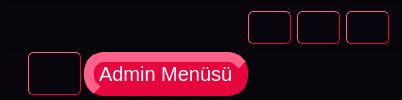
     <widget class="QFrame" name="frame">
      <property name="styleSheet">
       <string notr="true">background-color: rgb(9,5,13);</string>
      </property>
      <property name="frameShape">
       <enum>QFrame::StyledPanel</enum>
      </property>
      <property name="frameShadow">
       <enum>QFrame::Raised</enum>
      </property>
      <layout class="QVBoxLayout" name="verticalLayout_2">
       <property name="spacing">
        <number>0</number>
       </property>
       <property name="leftMargin">
        <number>0</number>
       </property>
       <property name="topMargin">
        <number>0</number>
       </property>
       <property name="rightMargin">
        <number>0</number>
       </property>
       <property name="bottomMargin">
        <number>0</number>
       </property>
       <item>
        <widget class="QFrame" name="frameUst">
         <property name="styleSheet">
          <string notr="true"/>
         </property>
         <property name="frameShape">
          <enum>QFrame::StyledPanel</enum>
         </property>
         <property name="frameShadow">
          <enum>QFrame::Raised</enum>
         </property>
         <layout class="QVBoxLayout" name="verticalLayout_12">
          <property name="spacing">
           <number>0</number>
          </property>
          <property name="leftMargin">
           <number>0</number>
          </property>
          <property name="topMargin">
           <number>0</number>
          </property>
          <property name="rightMargin">
           <number>0</number>
          </property>
          <property name="bottomMargin">
           <number>0</number>
          </property>
          <item alignment="Qt::AlignRight">
           <widget class="QFrame" name="frameUstIcon">
            <property name="frameShape">
             <enum>QFrame::StyledPanel</enum>
            </property>
            <property name="frameShadow">
             <enum>QFrame::Raised</enum>
            </property>
            <layout class="QHBoxLayout" name="horizontalLayout_5">
             <property name="leftMargin">
              <number>0</number>
             </property>
             <property name="topMargin">
              <number>5</number>
             </property>
             <property name="rightMargin">
              <number>10</number>
             </property>
             <property name="bottomMargin">
              <number>0</number>
             </property>
             <item>
              <widget class="QPushButton" name="btnKucult">
               <property name="styleSheet">
                <string notr="true">QPushButton {
image: url(:/Ikonlar/Ikonlar/kucult.png);
border-color: rgb(231, 5, 62);
border-width: 1px;
border-style: outset;
border-radius: 5px;
padding: 3px;
width:35px;
height:25px
}

QPushButton:hover {
background-color: qlineargradient(spread:pad, x1:0, y1:1, x2:0, y2:0, stop:0 rgb(41, 128, 185), stop:1 rgb(52, 152, 219));
}

QPushButton:pressed{
border-style: inset;
}</string>
               </property>
               <property name="text">
                <string/>
               </property>
               <property name="iconSize">
                <size>
                 <width>16</width>
                 <height>16</height>
                </size>
               </property>
               <property name="checkable">
                <bool>false</bool>
               </property>
              </widget>
             </item>
             <item>
              <widget class="QPushButton" name="btnGenislet">
               <property name="styleSheet">
                <string notr="true">QPushButton {
image: url(:/Ikonlar/Ikonlar/genislet.png);
border-color: rgb(231, 5, 62);
border-width: 1px;
border-style: outset;
border-radius: 5px;
padding: 3px;
width:35px;
height:25px;
}

QPushButton:hover {
background-color: qlineargradient(spread:pad, x1:0, y1:1, x2:0, y2:0, stop:0 rgb(41, 128, 185), stop:1 rgb(52, 152, 219));
}

QPushButton:pressed{
border-style: inset;
}</string>
               </property>
               <property name="text">
                <string/>
               </property>
              </widget>
             </item>
             <item>
              <widget class="QPushButton" name="btnKapat">
               <property name="styleSheet">
                <string notr="true">QPushButton {
image: url(:/Ikonlar/Ikonlar/kapat.png);
border-color: rgb(231, 5, 62);
border-width: 1px;
border-style: outset;
border-radius: 5px;
padding: 3px;
width:35px;
height:25px
}

QPushButton:hover {
background-color: rgb(255, 0, 0);
}

QPushButton:pressed{
border-style: inset;
}</string>
               </property>
               <property name="text">
                <string/>
               </property>
              </widget>
             </item>
            </layout>
           </widget>
          </item>
         </layout>
        </widget>
       </item>
       <item>
        <widget class="QFrame" name="frameUst_2">
         <property name="styleSheet">
          <string notr="true"/>
         </property>
         <property name="frameShape">
          <enum>QFrame::StyledPanel</enum>
         </property>
         <property name="frameShadow">
          <enum>QFrame::Raised</enum>
         </property>
         <layout class="QHBoxLayout" name="horizontalLayout_6">
          <property name="spacing">
           <number>0</number>
          </property>
          <property name="leftMargin">
           <number>0</number>
          </property>
          <property name="topMargin">
           <number>0</number>
          </property>
          <property name="rightMargin">
           <number>150</number>
          </property>
          <property name="bottomMargin">
           <number>0</number>
          </property>
          <item alignment="Qt::AlignLeft">
           <widget class="QFrame" name="frameBtnGeri">
            <property name="frameShape">
             <enum>QFrame::StyledPanel</enum>
            </property>
            <property name="frameShadow">
             <enum>QFrame::Raised</enum>
            </property>
            <layout class="QVBoxLayout" name="verticalLayout_9">
             <property name="spacing">
              <number>0</number>
             </property>
             <property name="leftMargin">
              <number>25</number>
             </property>
             <property name="topMargin">
              <number>0</number>
             </property>
             <property name="rightMargin">
              <number>0</number>
             </property>
             <property name="bottomMargin">
              <number>0</number>
             </property>
             <item>
              <widget class="QPushButton" name="btnGeri">
               <property name="styleSheet">
                <string notr="true">QPushButton {
image: url(:/Ikonlar/Ikonlar/geri.png);
border-color: rgb(231, 5, 62);
border-width: 1px;
border-style: outset;
border-radius: 5px;
padding: 3px;
width:45px;
height:35px
}

QPushButton:hover {
background-color: qlineargradient(spread:pad, x1:0, y1:1, x2:0, y2:0, stop:0 rgb(41, 128, 185), stop:1 rgb(52, 152, 219));
}

QPushButton:pressed{
border-style: inset;
}</string>
               </property>
               <property name="text">
                <string/>
               </property>
              </widget>
             </item>
            </layout>
           </widget>
          </item>
          <item alignment="Qt::AlignLeft">
           <widget class="QFrame" name="frameLabel">
            <property name="frameShape">
             <enum>QFrame::StyledPanel</enum>
            </property>
            <property name="frameShadow">
             <enum>QFrame::Raised</enum>
            </property>
            <layout class="QVBoxLayout" name="verticalLayout_10">
             <property name="spacing">
              <number>0</number>
             </property>
             <property name="leftMargin">
              <number>0</number>
             </property>
             <property name="topMargin">
              <number>0</number>
             </property>
             <property name="rightMargin">
              <number>0</number>
             </property>
             <property name="bottomMargin">
              <number>0</number>
             </property>
             <item alignment="Qt::AlignLeft">
              <widget class="QFrame" name="frame_10">
               <property name="frameShape">
                <enum>QFrame::StyledPanel</enum>
               </property>
               <property name="frameShadow">
                <enum>QFrame::Raised</enum>
               </property>
               <layout class="QVBoxLayout" name="verticalLayout_11">
                <property name="spacing">
                 <number>0</number>
                </property>
                <property name="leftMargin">
                 <number>0</number>
                </property>
                <property name="topMargin">
                 <number>0</number>
                </property>
                <property name="rightMargin">
                 <number>0</number>
                </property>
                <property name="bottomMargin">
                 <number>0</number>
                </property>
                <item>
                 <widget class="QLabel" name="lblBaslik">
                  <property name="font">
                   <font>
                    <pointsize>-1</pointsize>
                   </font>
                  </property>
                  <property name="styleSheet">
                   <string notr="true">QLabel{
background-color: rgb(231, 5, 62);
border-color: rgb(231, 5, 62);
border-width: 10px;
border-style: outset;
border-radius: 20px;
color:rgb(255,255,255);
font-size: 20px;
}</string>
                  </property>
                  <property name="text">
                   <string>Admin Menüsü</string>
                  </property>
                 </widget>
                </item>
               </layout>
              </widget>
             </item>
            </layout>
           </widget>
          </item>
         </layout>
        </widget>
       </item>
      </layout>
     </widget>
